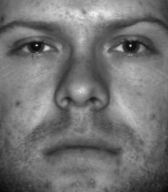
%> input picture yale_subset_719/1_1.bmp, 168 x 192 px; its folder holds 4 pictures in this run
$ octave eigenDemo.m   (GNU Octave 9; MATLAB toolbox functions it lacks are replaced by stand-ins)
%> lines starting %> are read from the running program, lines starting %| are printed output that depends on the picture
% Eigen Faces
% Reference : http://www.cs.ucsb.edu/~mturk/Papers/jcn.pdf
% Compatible with Matlab 2013b
%% Read images
dpath = 'yale_subset_719/';
rows = 192; cols = 168;

img_files = dir(fullfile(dpath, '*.bmp'));
nimages = length(img_files);
imgs = zeros([rows * cols nimages], 'uint8');
i = 1;
for img_file = img_files'
    imgs(:, i) = reshape(imread(fullfile(dpath, img_file.name)), 1, []);
    i = i + 1;
end
f = figure;
set(f, 'Name', 'Some of the images read');
for i = 1 : 6
    subplot(3, 3, i); imshow(reshape(imgs(:, i), rows, []));
end
waitforbuttonpress;

%% Compute average, diff face
avg_face = uint8(sum(imgs, 2) / nimages); % = psi
set(f, 'Name', 'Average Face');
subplot(1,1,1); imshow(reshape(avg_face, rows, []));
%> after `imshow(reshape(avg_face, rows, []))`:
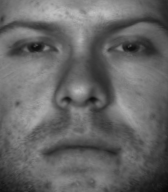
%> displayed picture: size 192x168, on the screen's scale of 0 to 255; min 8, max 192, mean 102.2
waitforbuttonpress;

A = zeros([rows * cols nimages], 'uint8');
for i = 1 : nimages
    A(:, i) = imgs(:, i) - avg_face;
end
set(f, 'Name', 'Difference faces');
for i = 1 : 6
    subplot(3, 3, i); imshow(reshape(A(:, i), rows, []));
end
%> this loop made 6 passes
%> pass 1, `imshow(reshape(A(:, i), rows, []))`:
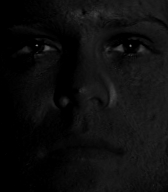
%> displayed picture: size 192x168, on the screen's scale of 0 to 255; min 0, max 128, mean 13.3
%> pass 2, `imshow(reshape(A(:, i), rows, []))`:
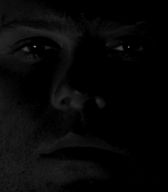
%> displayed picture: size 192x168, on the screen's scale of 0 to 255; min 0, max 131, mean 6.9
%> after the loop:
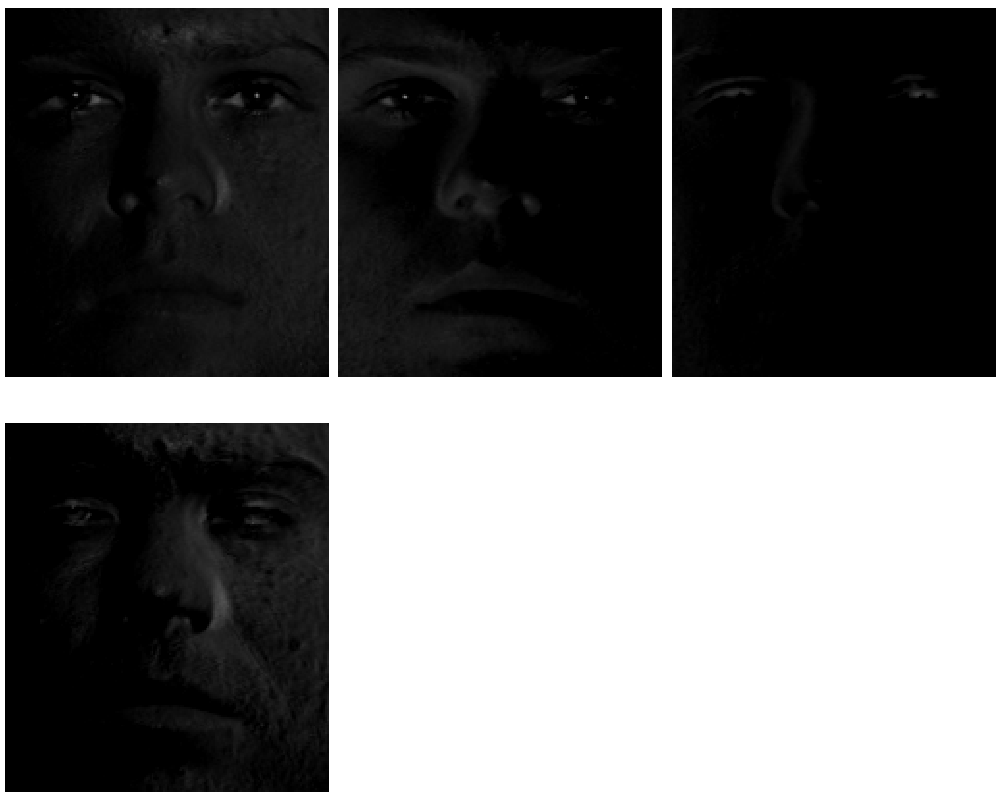
%> figure redrawn from the program's plot data, 4 panels
waitforbuttonpress;

%% Compute Covariance matrix and Eigen vectors
% Need the eig vectors for A*A^t, but going to compute for A^T * A
% (computational reasons)
L = double(A') * double(A);
[V, D] = eig(L);
% sort in descending order
[D, order] = sort(diag(D),'descend');
V = V(:,order);
% compute for C
U = double(A) * V; % now, V is the eig vectors of C = A*A^T
% normalize the eigen vectors
%> (the run ends here)
